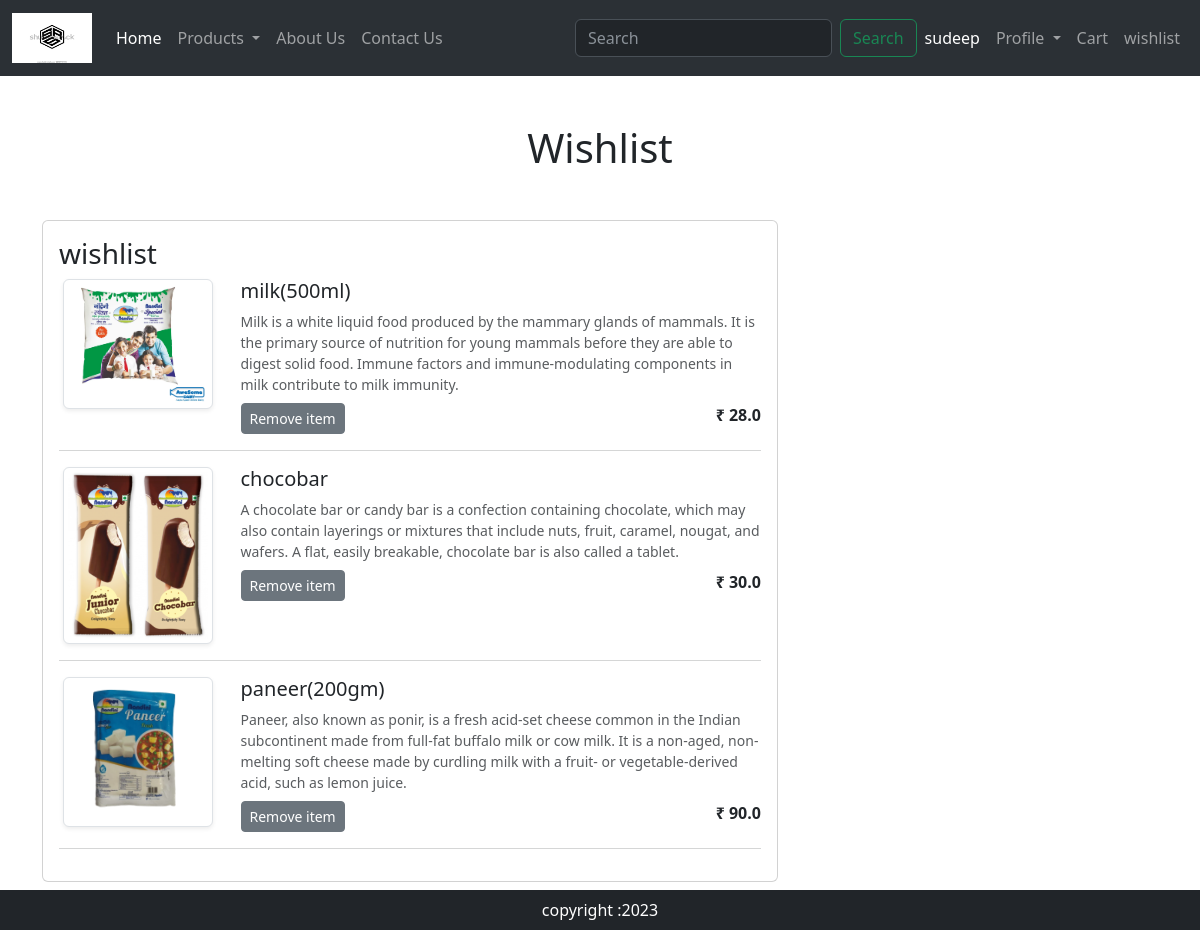
/wishlist (signed in), run on an earlier commit of the app's database.
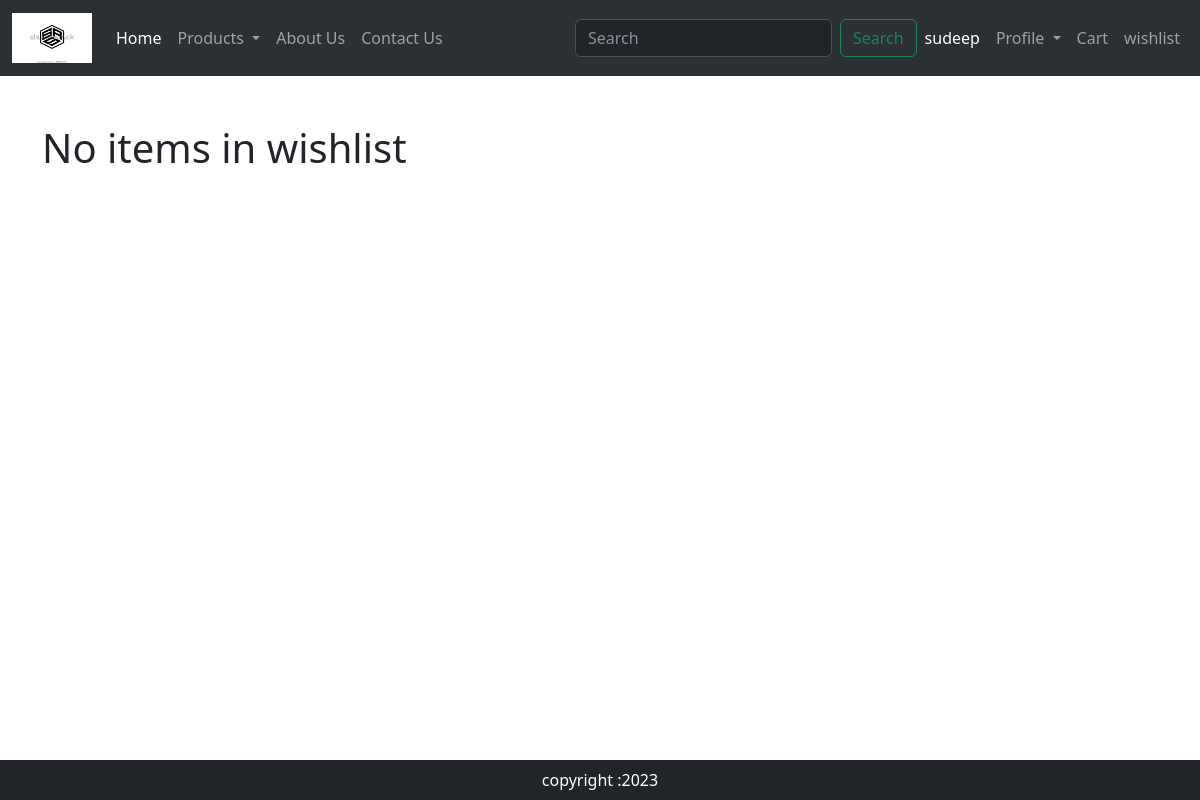
And on a later commit of the database.
### ecommapp/models.py (models this page shows, shortened)
class WishList(models.Model):
    user=models.ForeignKey(User,on_delete=models.CASCADE)
    product=models.ForeignKey(Product,on_delete=models.CASCADE)

class Product(models.Model):
    title=models.CharField(max_length=100)
    price=models.FloatField()
    description=models.TextField()
    category=models.CharField(choices=CATEGORY_CHOICES,max_length=15)
    image=models.ImageField(upload_to='product')

### ecommapp/views.py (the view)
# urls.py: path('wishlist',views.wish_list,name='wishlist'),
def wish_list(request):
    wishlist_items=WishList.objects.filter(user=request.user)
    return render(request,'ecommapp/wishlist.html',locals())

### ecommapp/templates/ecommapp/wishlist.html
{% extends 'main.html' %}
{% load static %}
{% block main%}
<div class="container my-5">
    <div class="row">
        {% if wishlist_items %}
        <h1 class="text-center mb-5">Wishlist</h1>
        <div class="col-sm-8">
            <div class="card">
                <div class="card-body">
                    <h3>wishlist</h3>
                    {% for item in wishlist_items %}
                    <div class="row">
                        <div class="col-sm-3 text-center align self-center"><a href="{% url 'product-detail' item.product.id %}"><img src="{{item.product.image.url}}" alt="" class="img-fluid img-thumbnail shadow-sm" height="150" width="150"></a></div>
                        <div class="col-sm-9">
                            <div>
                                <h5> {{item.product.title}} </h5>
                                <p class="mb-2 text-muted small"> {{item.product.description}} </p>
                                <div class="d-flex justify-content-between">
                                    <a pid="{{item.product.id}}" class="minus-wishlist btn btn-sm btn-secondary mr-3" >Remove item</a>
                                    <p class="mb-0"><span><strong> ₹ {{item.product.price}} </strong></span></p>
                                </div>
                            </div>
                        </div>
                    </div>
                    <hr class="text-muted">
                    {% endfor %}
                </div>
            </div>
        </div>
    </div>
    {% else %}
            <h1>No items in wishlist</h1>
    {% endif %}
</div>
{% endblock %}

What changed in the data, as far as the page shows it:
removed WishList: product.image (picture), product "milk(500ml)", product.description "Milk is a white liquid food produced by the mammary glands of mammals. It is the primary source of nutrition for young mammals before they are able to digest solid food. Immune factors and immune-modulating components in milk contribute to milk immunity.", product.price "28.0"
removed WishList: product.image (picture), product "chocobar", product.description "A chocolate bar or candy bar is a confection containing chocolate, which may also contain layerings or mixtures that include nuts, fruit, caramel, nougat, and wafers. A flat, easily breakable, chocolate bar is also called a tablet.", product.price "30.0"
removed WishList: product.image (picture), product "paneer(200gm)", product.description "Paneer, also known as ponir, is a fresh acid-set cheese common in the Indian subcontinent made from full-fat buffalo milk or cow milk. It is a non-aged, non-melting soft cheese made by curdling milk with a fruit- or vegetable-derived acid, such as lemon juice.", product.price "90.0"
Also different on the page:
text no longer shown: "Wishlist wishlist"
text now shown: "No items in wishlist"
